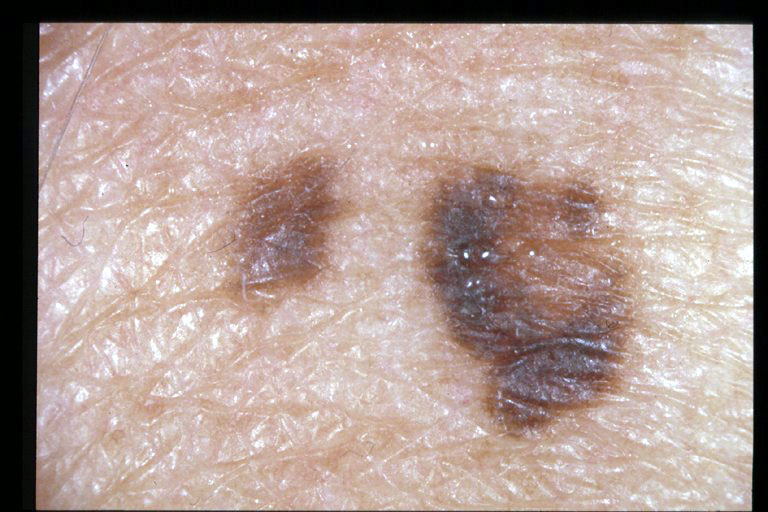
#> input picture dermDatabaseOfficial/release_v0/images/A1l/Aal005.jpg, 768 x 512 px, given as the content of the folder ../dermDatabaseOfficial/release_v0/images/Fml, which was not available
$ python generate_synthetic.py
#> lines starting #> are read from the running program, lines starting #| are printed output that depends on the picture; pictures that were not available may be replaced by others from this repository, and a replacement may not be noted
import os
import random
from PIL import Image, ImageEnhance, ImageOps, ImageFilter
from pathlib import Path

# -------- CONFIG --------
INPUT_DIR = "../dermDatabaseOfficial/release_v0/images"
OUTPUT_DIR = "../synthetic_dataset"
TARGET_CLASSES = ["Fml", "Gcl", "Gdl", "Gbl", "NHL"]
SYNTHETIC_COUNT = 30  # per class
# ------------------------

# Ensure same results across different runs
# NOTE: this seed was not used in the project documentation
random.seed(100)

def generate_variants(image):
    variants = []

    # Flip
    variants.append(ImageOps.mirror(image))

    # Rotate randomly
    variants.append(image.rotate(random.choice([15, 30, 45])))

    # Color enhancement
    enhancer = ImageEnhance.Color(image)
    variants.append(enhancer.enhance(random.uniform(1.2, 1.5)))

    # Blur
    variants.append(image.filter(ImageFilter.GaussianBlur(radius=1)))

    # Zoom (crop and resize)
    w, h = image.size
    crop = image.crop((w*0.1, h*0.1, w*0.9, h*0.9))
    variants.append(crop.resize((w, h)))

    return variants

def generate_synthetic_for_class(class_name):
#> called with class_name = 'Fml'
    class_path = Path(INPUT_DIR) / class_name
    print(f"🔍 Checking class: {class_name} at {class_path}")

    # Gather all image extensions
    images = list(class_path.glob("*.jpg")) + list(class_path.glob("*.jpeg")) + list(class_path.glob("*.png"))
    print(f"📸 Found {len(images)} images in {class_name}")

    if not images:
        print(f"⚠️ No images found for class {class_name}")
        return

    output_path = Path(OUTPUT_DIR) / class_name
    output_path.mkdir(parents=True, exist_ok=True)

    count = 0
    while count < SYNTHETIC_COUNT:
        img_path = random.choice(images)
        with Image.open(img_path) as img:
#> img is the input picture: PIL image 768x512 RGB; mean R, G, B 176.6, 156.3, 149.9
            variants = generate_variants(img)
#> in generate_variants, `crop = image.crop((w*0.1, h*0.1, w*0.9, h*0.9))`:
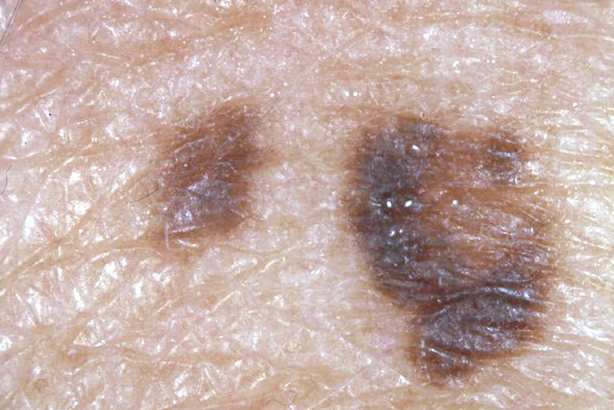
#> crop: PIL image 614x410 RGB; mean R, G, B 195, 170.3, 163.3
#> variants = 5 items
            for var in variants:
                if count >= SYNTHETIC_COUNT:
                    break
                out_name = f"syn_{count}_{img_path.name}"
                var.save(output_path / out_name)
                count += 1
#> this loop made 5 passes
#> out_name on passes 1 to 5: 'syn_0_Aal005.jpg', 'syn_1_Aal005.jpg', 'syn_2_Aal005.jpg', 'syn_3_Aal005.jpg', 'syn_4_Aal005.jpg'
#> pass 1, in generate_synthetic_for_class, `var.save(output_path / out_name)`:
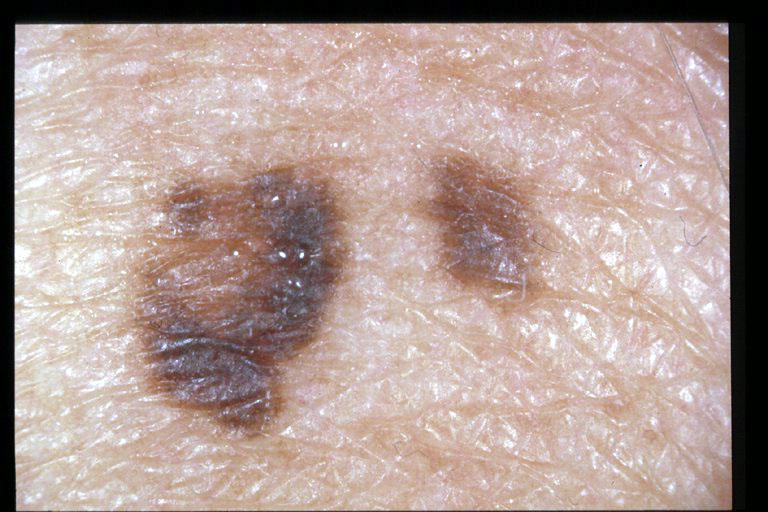
#> saved as syn_0_Aal005.jpg: PIL image 768x512 RGB; mean R, G, B 176.6, 156.3, 149.9
#> pass 2, in generate_synthetic_for_class, `var.save(output_path / out_name)`:
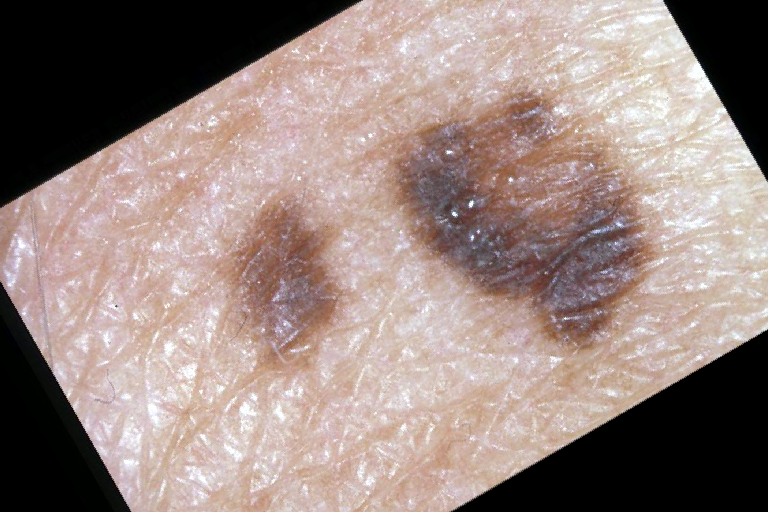
#> saved as syn_1_Aal005.jpg: PIL image 768x512 RGB; mean R, G, B 151.8, 133.7, 128.2
#> after the loop, count = 5

if __name__ == "__main__":
    print("📂 Available class folders in dataset:")
    for folder in Path(INPUT_DIR).iterdir():
        if folder.is_dir():
            print(" -", folder.name)

    for cls in TARGET_CLASSES:
        generate_synthetic_for_class(cls)

    print(f"✅ Synthetic images saved to: {OUTPUT_DIR}")
